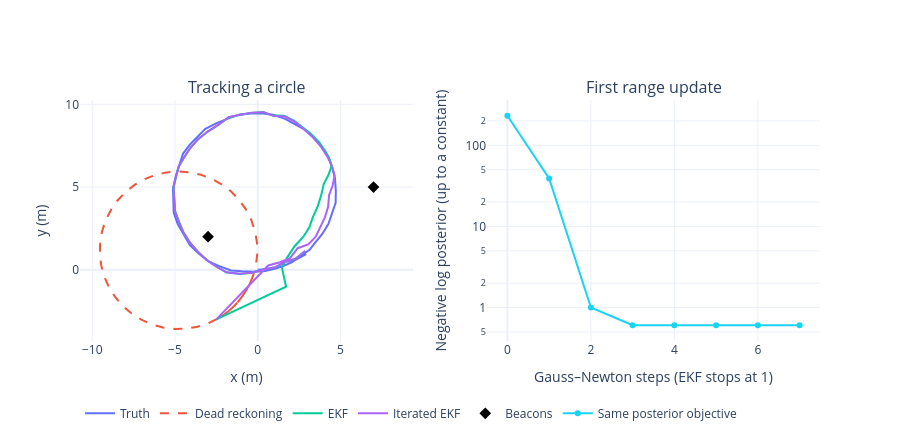

Source (notebook cell):
### Code cell
plots.plot_circle_ekf(
    circle_truth, circle_estimates, beacons, first_trace, first_objective
).show()
